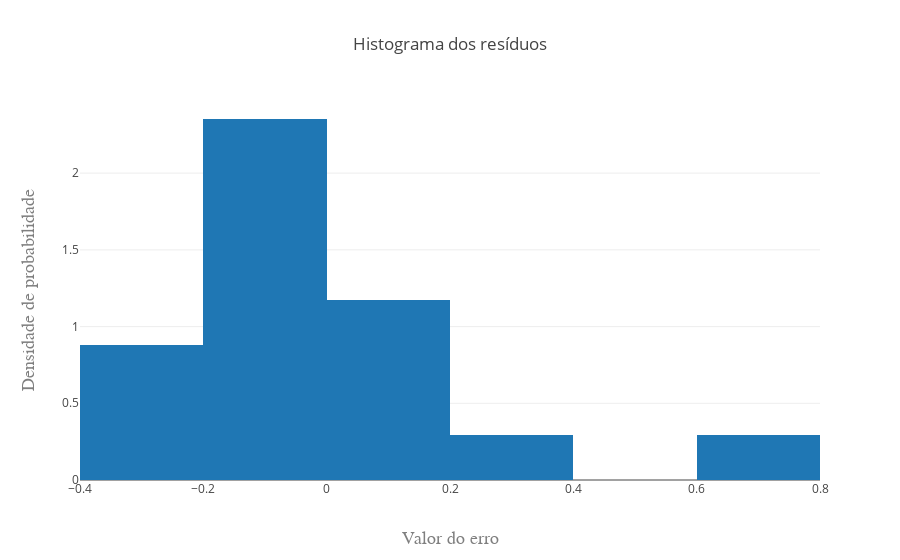
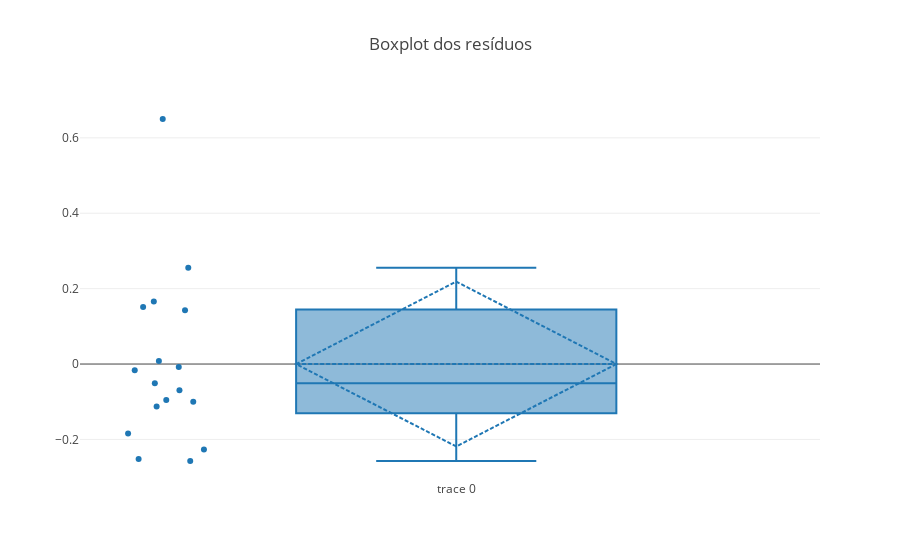

Notebook code cell kept with these figures, in order:
### Markdown cell above
Posteriormente, o Coeficiente de Determinação, ou $R^2$, foi calculado utilizando a fórmula `\cite{[Tutorial] Regressão Polinomial no MatlabOctave.pdf}`:

$$R^2=1-\frac{\sum_{i=1}^{n} (y_i-\hat{y}_i)^2}{\sum_{i=1}^{n} (y_i-\bar{y})^2}$$

Onde $y_i$ é o valor da pressão para cada amostra, $\hat{y}_i$ é a pressão predita pelo modelo linear e $\bar{y}$ é a média dos valores de pressão do conjunto de dados.

O código abaixo foi utilizado para efetuar o cálculo de $R^2$, gerar o histograma (Figura `\ref{fig:histogram01}`) e o Boxplot (Figura `\ref{fig:boxplot01}`) dos resíduos:

### Code cell
# Função que calcula o R2
def r2(y, e_vec):
    y_mean = np.mean(y['valores'])
        
    SQ_e = np.dot(np.transpose(e_vec), e_vec)          # sum of squared errors
    S_yy = sum([(y - y_mean)**2 for y in y['valores']]) # sum of errors for naive predictor

    R2 = 1 - SQ_e/S_yy
    return R2


def plotHistogram(e_vec):
    # Histograma dos resíduos
    data = [go.Histogram(
        x=e_vec,
        histnorm="probability density",
        #xbins=dict(start=-1, end=1, size=0.1)
    )]
    
    titlefont=dict(family='Courier New, monospace', size=18, color='#7f7f7f')
    layoutHist = go.Layout(
        title='Histograma dos resíduos',
        xaxis=dict(title='Valor do erro', titlefont=titlefont),
        yaxis=dict(title='Densidade de probabilidade', titlefont=titlefont)
    )

    fig = go.Figure(data=data, layout=layoutHist)
    plt.iplot(fig)

# Boxplot dos resíduos
def plotBoxplot(e_vec):
    data = [go.Box(
        y= e_vec,
        boxpoints='all',
        boxmean='sd',
        jitter=0.3,
        pointpos=-1.8
    )]
    
    layoutBoxplot = go.Layout(title="Boxplot dos resíduos")

    fig = go.Figure(data=data, layout=layoutBoxplot)
    plt.iplot(fig)

error_vec = errorVector(x,y,w) # vetor dos erros entre as medições e o modelo linear

R2 = r2(y, error_vec)
print("R2 = {}".format(R2))

plotHistogram(error_vec)
plotBoxplot(error_vec)

### Figure 1 — Plotly figure (JSON) as saved in the notebook; plotly's stock layout.template omitted (floating-point values rounded to 4 significant figures)
{"data": [{"histnorm": "probability density", "type": "histogram", "uid": "1159c02e-a1de-11e8-84a2-d05349f0ce53", "x": [0.1512, 0.2557, -0.01668, -0.008125, -0.05102, -0.1125, -0.09536, -0.09993, -0.2268, -0.1845, -0.2572, 0.6499, 0.007769, -0.2516, -0.0697, 0.1428, 0.166]}], "layout": {"title": "Histograma dos resíduos", "xaxis": {"title": "Valor do erro", "titlefont": {"color": "#7f7f7f", "family": "Courier New, monospace", "size": 18}}, "yaxis": {"title": "Densidade de probabilidade", "titlefont": {"color": "#7f7f7f", "family": "Courier New, monospace", "size": 18}}}}

### Figure 2 — Plotly figure (JSON) as saved in the notebook; plotly's stock layout.template omitted (floating-point values rounded to 4 significant figures)
{"data": [{"boxmean": "sd", "boxpoints": "all", "jitter": 0.3, "pointpos": -1.8, "type": "box", "uid": "1159c02f-a1de-11e8-84a2-d05349f0ce53", "y": [0.1512, 0.2557, -0.01668, -0.008125, -0.05102, -0.1125, -0.09536, -0.09993, -0.2268, -0.1845, -0.2572, 0.6499, 0.007769, -0.2516, -0.0697, 0.1428, 0.166]}], "layout": {"title": "Boxplot dos resíduos"}}
